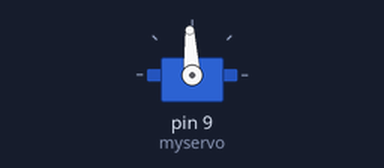
Recording of a sketch running on a simulated Arduino Uno, built with avr-gcc and run on an emulated ATmega328P. Parts: servo.

Above: at 0.05 s.
At 1.25 s:
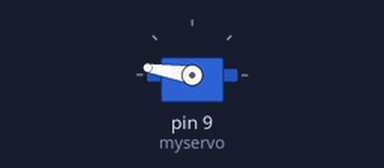
At 2.45 s:
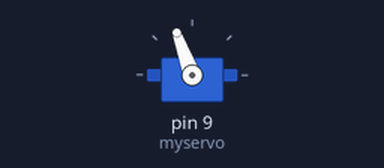
At 10.35 s:
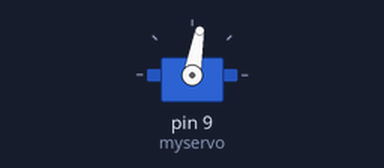
Timing chart, 0 to 20.1 s (numbered marks = the images above):
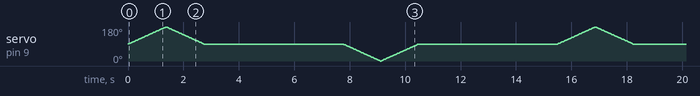

The sketch:

fake_bee.ino
```cpp
// fake_bee for stress testing RFIDbee readers
// by William H. Grover  |  wgrover@engr.ucr.edu

#include <Servo.h>

Servo myservo;

void setup() {
  myservo.attach(9);
}

int pos = 0;

// 10% duty cycle for tag reading:
void loop() {
  for (pos = 90; pos <= 180; pos += 1) {
    myservo.write(pos);
    delay(15);
  }

  for (pos = 180; pos >= 90; pos -= 1) {
    myservo.write(pos);
    delay(15);
  }
  delay(5000);

  for (pos = 90; pos >= 0; pos -= 1) {
    myservo.write(pos);
    delay(15);
  }

  for (pos = 0; pos <= 90; pos += 1) {
    myservo.write(pos);
    delay(15);
  }

    delay(5000);

}
```
